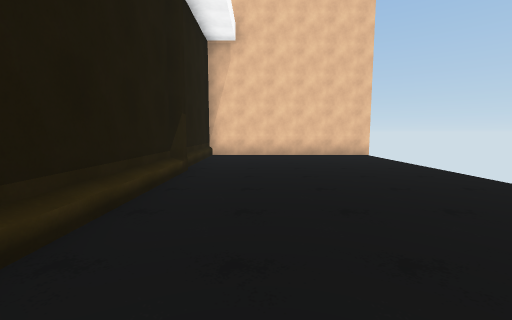
View 1 (above)

18 first-person views from a walk through a 3-D level made in the Unity game engine. The camera is 1.5 m above the floor, tilts 6° down and sees 90° across. The floor is counted in squares, 2 m on a side. Each view is taken from the middle of a square. On the plan, view 1 faces up. The plan holds only what a view shows up to about 9 squares ahead; the rest is blank. Some animated figures are left out. Surface patterns are stand-ins for the level's own textures.

View 2
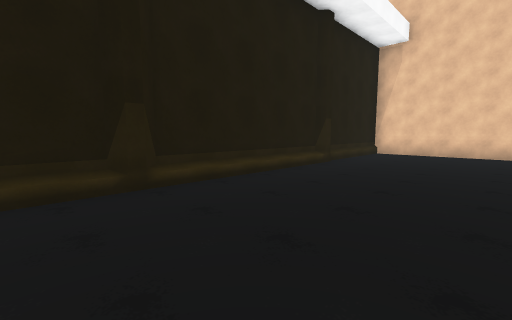

View 3
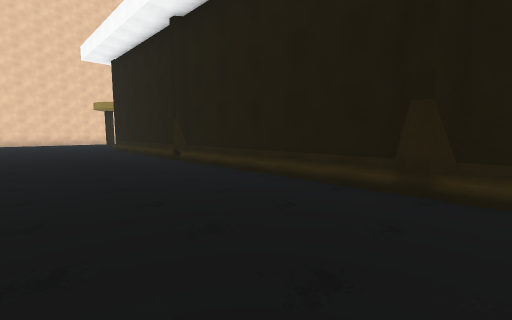

View 4
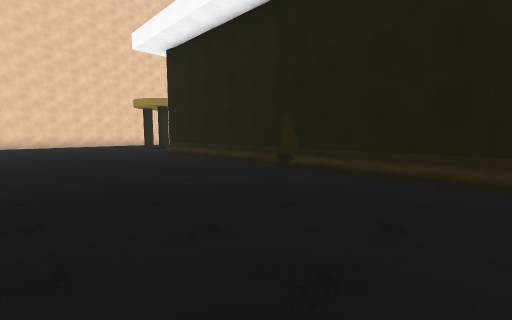

View 5
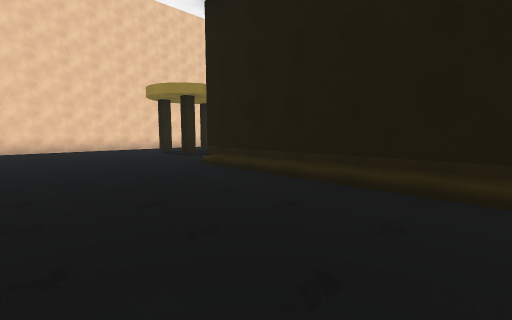

View 6
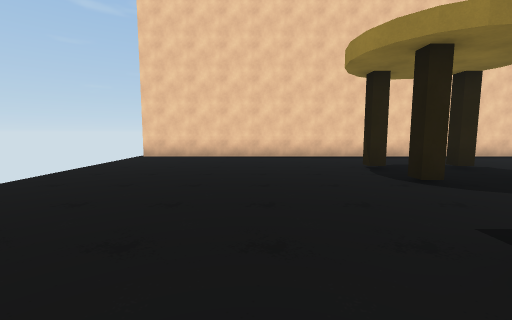

View 7
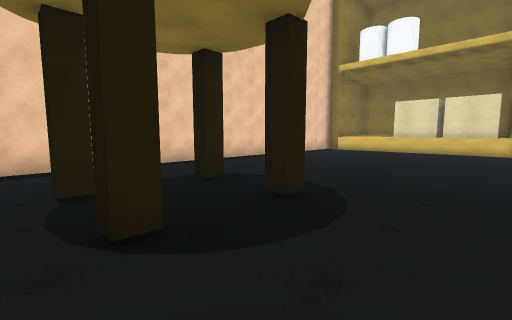

View 8
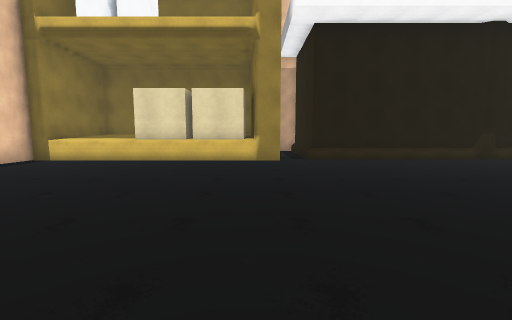

View 9
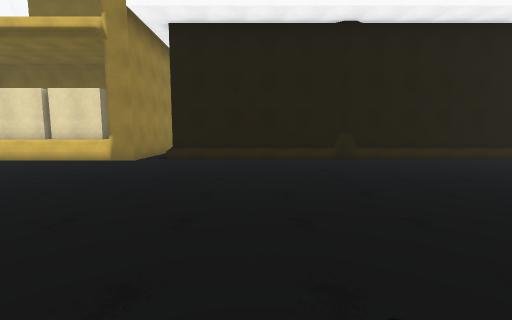

View 10
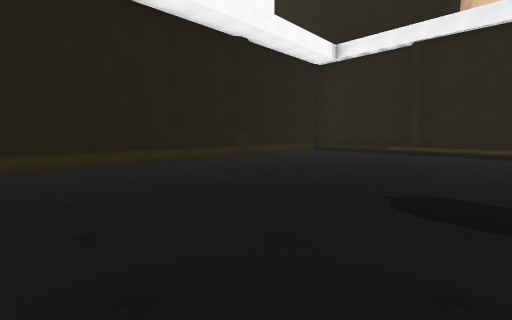

View 11
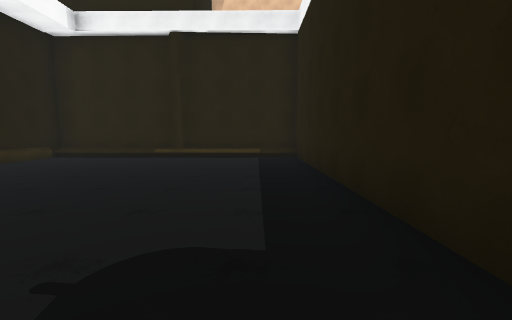

View 12
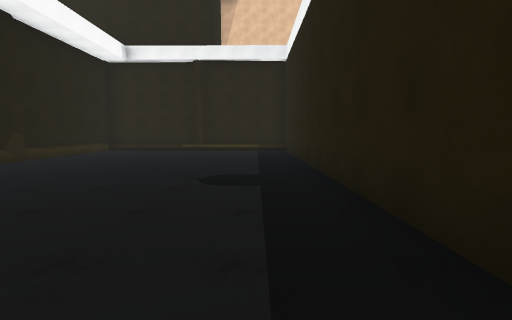

View 13
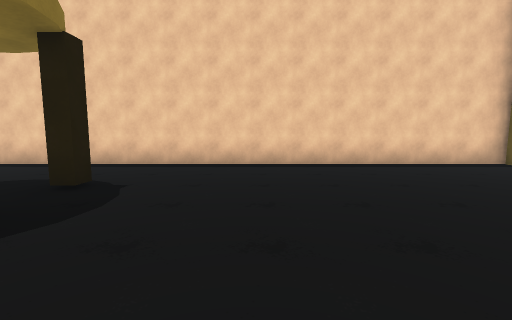

View 14
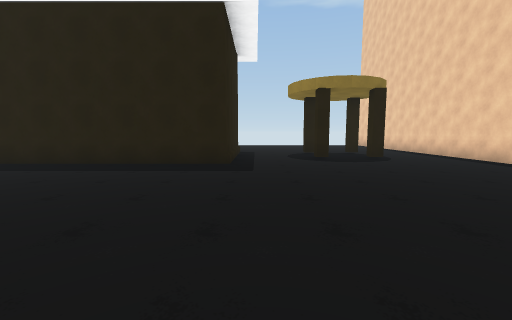

View 15
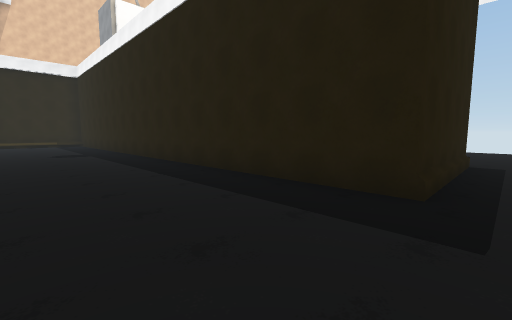

View 16
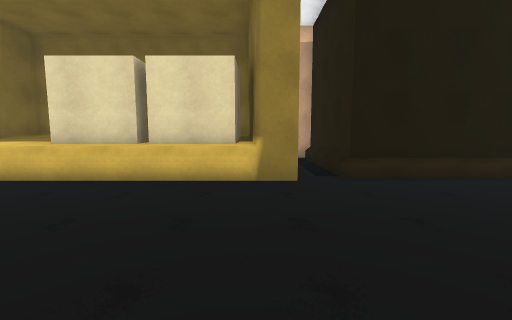

View 17
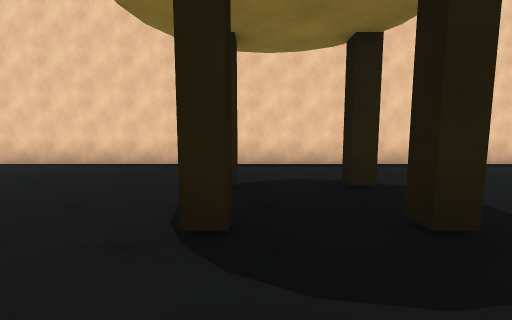

View 18
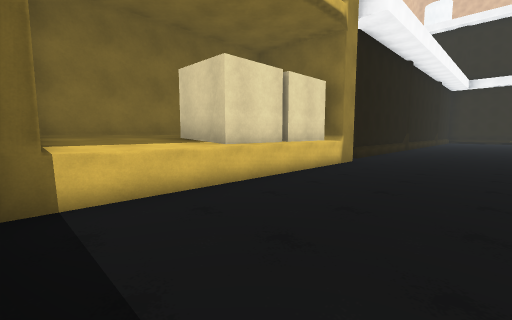

### Floor plan
Key: @ floor where view 1 was taken; # wall or solid block; . main floor; : floor 0.5 m higher than the main floor; / step, stairs or slope; ^ raised ledge.
Columns run from 17 left of view 1 to 4 right of it. Each row starts with its distance up from view 1.
  9                #######
  8                #.....
  7                #.....
  6    ##########  #.....
  5    #///////:#  #.....
  4    #/.......#  #.....
  3    #/.......#  #.....
  2    #/.......#  #....
  1    #/.......#  #....
  0    #/.......#  #.@..
 -1    #/.......#  #....
 -2    #/.......#  #.....
 -3    #/.......#  #.....
 -4    #/.......#  #.....
 -5    #/.......#  #.....
 -6    #/.......#  #.....
 -7    #/.......#  #.....
 -8    #/.......#  #.....
 -9    #/.......#  #.....
-10 ####/.......#  #.....
-11 #...........####.....
-12 #####................
-13     #................
-14    ^#........#.#.....
-15  #^^#................
-16  #^^^................
-17  #^^^................
-18  ####................
-19     ##################

Where each view was taken, in squares from view 1:
view 1: 0 up, 0 right, facing up
view 2: 1 down, 2 right, facing up-left
view 3: 1 up, 2 right, facing down-left
view 4: 2 down, 3 right, facing down-left
view 5: 6 down, 2 right, facing down-left
view 6: 10 down, 0 right, facing down
view 7: 12 down, 2 left, facing down-left
view 8: 12 down, 6 left, facing left
view 9: 8 down, 6 left, facing left
view 10: 5 down, 7 left, facing up-left
view 11: 3 down, 7 left, facing up
view 12: 6 down, 7 left, facing up
view 13: 12 down, 7 left, facing down
view 14: 12 down, 12 left, facing right
view 15: 12 down, 9 left, facing up-right
view 16: 12 down, 9 left, facing left
view 17: 12 down, 3 left, facing down
view 18: 18 down, 10 left, facing up-left
